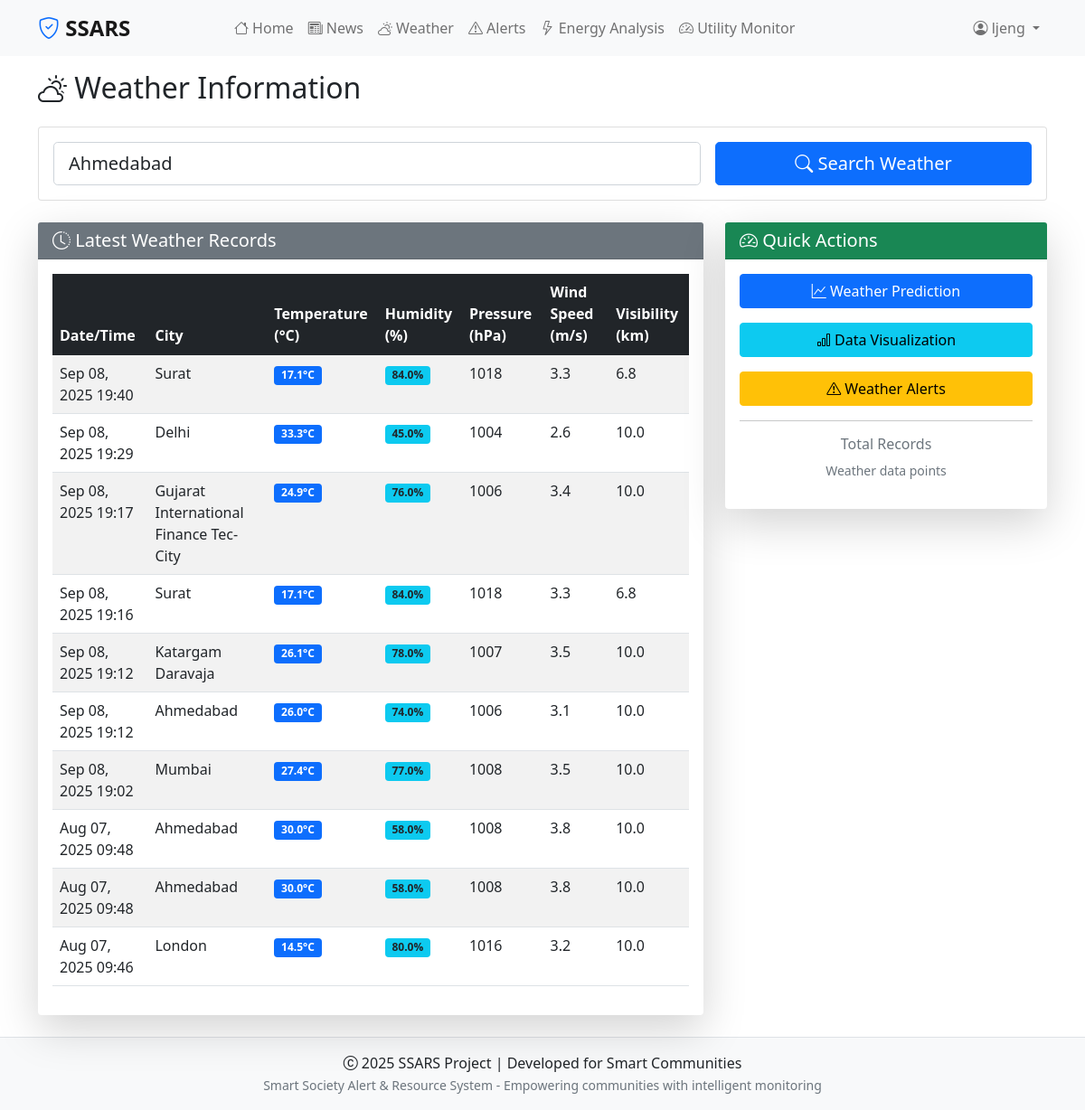
Screenshot of /weather/ (signed in) with the database file from the repository.
### weather/models.py (models this page shows, shortened)
class WeatherData(models.Model):
    dt_txt = models.DateTimeField()
    city = models.CharField(max_length=100)
    temp = models.FloatField()
    temp_min = models.FloatField(default=0.0)
    temp_max = models.FloatField(default=0.0)
    humidity = models.FloatField()
    pressure = models.IntegerField()
    speed = models.FloatField()
    visibility = models.FloatField()
    weather_main = models.CharField(max_length=50, default='')
    weather_description = models.CharField(max_length=100, default='')
    country = models.CharField(max_length=50, default='')
    feels_like = models.FloatField(default=0.0)
    wind_deg = models.FloatField(default=0.0)
    weather_type = models.CharField(max_length=50, default='', blank=True)
    weather_subtype = models.CharField(max_length=100, default='', blank=True)
    uv_index = models.FloatField(default=0.0)
    cloudiness = models.IntegerField(default=0)
    precipitation = models.FloatField(default=0.0)
    class Meta:
        ordering = ['-dt_txt']
        indexes = [
            models.Index(fields=['city', 'dt_txt']),
            models.Index(fields=['weather_type']),
            models.Index(fields=['temp']),
        ]

### weather/views.py (the view, shortened to what this page needs)
# urls.py: path('', views.weather_home, name='weather'),
def weather_home(request):
    weather_api = WeatherAPI()
    current_weather = None
    forecast_data = None
    search_city = request.GET.get('city', 'Ahmedabad')
    weather_data = WeatherData.objects.all().order_by('-dt_txt')[:10]
    stats = WeatherData.objects.aggregate(
        total_records=Count('id'),
        avg_temp=Avg('temp'),
        max_temp=Max('temp'),
        min_temp=Min('temp'),
        avg_humidity=Avg('humidity')
    )
    context = {
        'weather_data': weather_data,
        'current_weather': current_weather,
        'forecast_data': forecast_data,
        'search_city': search_city,
        'stats': stats,
    }
    return render(request, 'weather/home.html', context)

### weather/templates/weather/home.html (shortened to what this page needs)
{% extends 'base.html' %}
{% block content %}
<div class="row">
    <div class="col-12">
        <h2 class="mb-4"><i class="bi bi-cloud-sun"></i> Weather Information</h2>
        <div class="card mb-4">
            <div class="card-body">
                <form method="get" class="row g-3">
                    <div class="col-md-8">
                        <input type="text" name="city" class="form-control form-control-lg"
                               placeholder="Enter city name (e.g., Surat, Mumbai, Delhi)"
                               value="{{ search_city }}">
                    </div>
                    <div class="col-md-4">
                        <button class="btn btn-primary btn-lg w-100" type="submit">
                            <i class="bi bi-search"></i> Search Weather
                        </button>
                    </div>
                </form>
            </div>
        </div>
        <div class="row">
            <div class="col-md-8">
                <div class="card border-0 shadow-lg">
                    <div class="card-header bg-secondary text-white">
                        <h5 class="mb-0"><i class="bi bi-clock-history"></i> Latest Weather Records</h5>
                    </div>
                    <div class="card-body">
                        {% if weather_data %}
                            <div class="table-responsive">
                                <table class="table table-striped table-hover">
                                    <thead class="table-dark">
                                        <tr>
                                            <th>Date/Time</th>
                                            <th>City</th>
                                            <th>Temperature (°C)</th>
                                            <th>Humidity (%)</th>
                                            <th>Pressure (hPa)</th>
                                            <th>Wind Speed (m/s)</th>
                                            <th>Visibility (km)</th>
                                        </tr>
                                    </thead>
                                    <tbody>
                                        {% for data in weather_data %}
                                        <tr>
                                            <td>{{ data.dt_txt|date:"M d, Y H:i" }}</td>
                                            <td>{{ data.city }}</td>
                                            <td>
                                                <span class="badge bg-primary">{{ data.temp|floatformat:1 }}°C</span>
                                            </td>
                                            <td>
                                                <span class="badge bg-info text-dark">{{ data.humidity|floatformat:1 }}%</span>
                                            </td>
                                            <td>{{ data.pressure }}</td>
                                            <td>{{ data.speed|floatformat:1 }}</td>
                                            <td>{{ data.visibility|floatformat:1 }}</td>
                                        </tr>
                                        {% endfor %}
                                    </tbody>
                                </table>
                            </div>
                        {% else %}
                            <div class="text-center py-4">
                                <i class="bi bi-cloud-slash text-muted" style="font-size: 3rem;"></i>
                                <p class="text-muted mt-2">No weather data available.</p>
                            </div>
                        {% endif %}
                    </div>
                </div>
            </div>
            <div class="col-md-4">
                <div class="card border-0 shadow-lg">
                    <div class="card-header bg-success text-white">
                        <h5 class="mb-0"><i class="bi bi-speedometer2"></i> Quick Actions</h5>
                    </div>
                    <div class="card-body">
                        <div class="d-grid gap-3">
                            <a href="{% url 'weather_predict' %}" class="btn btn-primary">
                                <i class="bi bi-graph-up"></i> Weather Prediction
                            </a>
                            <a href="{% url 'weather_visualize' %}" class="btn btn-info">
                                <i class="bi bi-bar-chart"></i> Data Visualization
                            </a>
                            <a href="{% url 'weather_alerts' %}" class="btn btn-warning">
                                <i class="bi bi-exclamation-triangle"></i> Weather Alerts
                            </a>
                        </div>
                        <hr>
                        <div class="text-center">
                            <h6 class="text-muted">Total Records</h6>
                            <p class="text-muted small">Weather data points</p>
                        </div>
                    </div>
                </div>
            </div>
        </div>
    </div>
</div>
{% endblock %}

### ssars/templates/base.html (shortened to what this page needs)
<!DOCTYPE html>
<html>
<head>
	<link href="https://cdn.jsdelivr.net/npm/bootstrap@5.1.1/dist/css/bootstrap.min.css" rel="stylesheet" />
	<link href="https://cdn.jsdelivr.net/npm/bootstrap-icons@1.7.2/font/bootstrap-icons.css" rel="stylesheet" />
</head>
<body>
	<nav class="navbar navbar-expand-lg navbar-light bg-light mb-3">
		<div class="container">
			<a class="navbar-brand" href="{% url 'home' %}">
				<i class="bi bi-shield-check text-primary"></i> SSARS
			</a>
			<div class="collapse navbar-collapse" id="navbarNavAltMarkup">
				<div class="navbar-nav navbar-nav-center">
					<a class="nav-link" href="{% url 'home' %}">
						<i class="bi bi-house"></i> Home
					</a>
					<a class="nav-link" href="{% url 'news' %}">
						<i class="bi bi-newspaper"></i> News
					</a>
					<a class="nav-link" href="{% url 'weather' %}">
						<i class="bi bi-cloud-sun"></i> Weather
					</a>
					<a class="nav-link" href="{% url 'weather_alerts' %}">
						<i class="bi bi-exclamation-triangle"></i> Alerts
					</a>
					<a class="nav-link" href="{% url 'energy_analysis:dashboard' %}">
						<i class="bi bi-lightning"></i> Energy Analysis
					</a>
					<a class="nav-link" href="{% url 'energy_analysis:utility_monitor' %}">
						<i class="bi bi-speedometer2"></i> Utility Monitor
					</a>
				</div>
				<div class="navbar-nav navbar-nav-right">
					{% if user.is_authenticated %}
						<div class="nav-item dropdown">
							<a class="nav-link dropdown-toggle" href="#" id="navbarDropdown" role="button" data-bs-toggle="dropdown" aria-expanded="false">
								<i class="bi bi-person-circle"></i> {{ user.username }}
							</a>
						</div>
					{% endif %}
				</div>
			</div>
		</div>
	</nav>
	<div class="container">
		{% block content %}
		{% endblock content %}
	</div>
	<footer class="footer mt-4">
		<div class="container">
			<div class="row">
				<div class="col-12">
					<p class="mb-0">
						<i class="bi bi-c-circle"></i> 2025 SSARS Project | Developed for Smart Communities
					</p>
					<small class="text-muted">
						Smart Society Alert & Resource System - Empowering communities with intelligent monitoring
					</small>
				</div>
			</div>
		</div>
	</footer>
</body>
</html>

### ssars/templates/base.html (style rules this page uses)
.navbar-brand { font-weight: bold; font-size: 1.5rem; }
.navbar-nav-center { margin: 0 auto; }
.navbar-nav-right { margin-left: auto; }
.footer { text-align: center; padding: 1rem 0; background-color: #f8f9fa; border-top: 1px solid #dee2e6; }

### rows the page displays
WeatherData: dt_txt "Sep 08, 2025 19:40", city "Surat", temp "17.1", humidity "84.0", pressure "1018", speed "3.3", visibility "6.8"
WeatherData: dt_txt "Sep 08, 2025 19:29", city "Delhi", temp "33.3", humidity "45.0", pressure "1004", speed "2.6", visibility "10.0"
WeatherData: dt_txt "Sep 08, 2025 19:17", city "Gujarat International Finance Tec-City", temp "24.9", humidity "76.0", pressure "1006", speed "3.4", visibility "10.0"
WeatherData: dt_txt "Sep 08, 2025 19:16", city "Surat", temp "17.1", humidity "84.0", pressure "1018", speed "3.3", visibility "6.8"
WeatherData: dt_txt "Sep 08, 2025 19:12", city "Katargam Daravaja", temp "26.1", humidity "78.0", pressure "1007", speed "3.5", visibility "10.0"
WeatherData: dt_txt "Sep 08, 2025 19:12", city "Ahmedabad", temp "26.0", humidity "74.0", pressure "1006", speed "3.1", visibility "10.0"
WeatherData: dt_txt "Sep 08, 2025 19:02", city "Mumbai", temp "27.4", humidity "77.0", pressure "1008", speed "3.5", visibility "10.0"
WeatherData: dt_txt "Aug 07, 2025 09:48", city "Ahmedabad", temp "30.0", humidity "58.0", pressure "1008", speed "3.8", visibility "10.0"
WeatherData: dt_txt "Aug 07, 2025 09:48", city "Ahmedabad", temp "30.0", humidity "58.0", pressure "1008", speed "3.8", visibility "10.0"
WeatherData: dt_txt "Aug 07, 2025 09:46", city "London", temp "14.5", humidity "80.0", pressure "1016", speed "3.2", visibility "10.0"

### other values shown
{{ user.username }} "ljeng"
